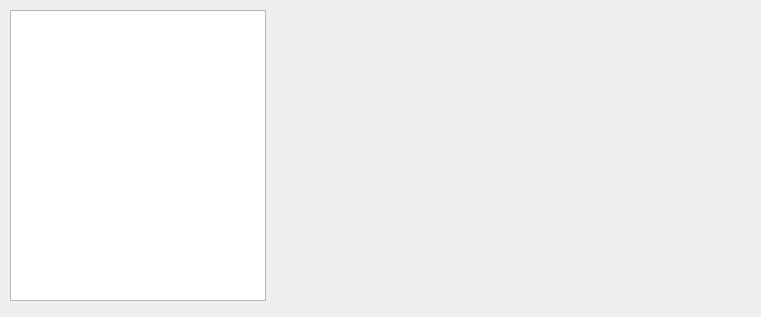
<?xml version="1.0" encoding="UTF-8"?>
<ui version="4.0">
 <class>finaltable</class>
 <widget class="QDialog" name="finaltable">
  <property name="geometry">
   <rect>
    <x>0</x>
    <y>0</y>
    <width>761</width>
    <height>317</height>
   </rect>
  </property>
  <property name="windowTitle">
   <string>Dialog</string>
  </property>
  <widget class="QTableWidget" name="finishedProcessesTable">
   <property name="geometry">
    <rect>
     <x>10</x>
     <y>10</y>
     <width>256</width>
     <height>291</height>
    </rect>
   </property>
  </widget>
 </widget>
 <resources/>
 <connections/>
</ui>
